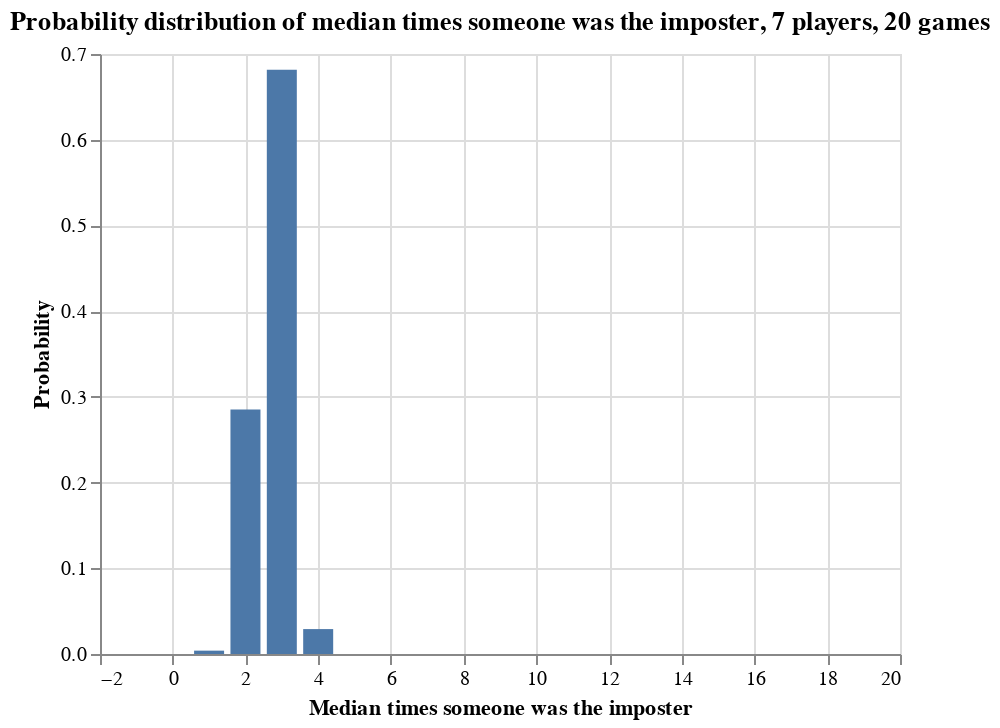

The notebook cell this image was saved under:
### Markdown cell above
Yes, just removing one player almost doubles the chance that everyone gets to be imposter at least once. 



Moving on to the median statistics...

### Code cell
alt.Chart(df_imposter_probabilities).mark_bar(size=15).encode(
    x=alt.X('Counts',title = "Median times someone was the imposter"),
    y=alt.Y('Median',title = "Probability"),
    tooltip=['Median','MedianPVal']
).properties(
    title="Probability distribution of median times someone was the imposter, 7 players, 20 games",
)

### Figure 1 — Vega-Lite specification as saved in the notebook (floating-point values rounded to 4 significant figures)
{"config": {"view": {"continuousWidth": 400, "continuousHeight": 300}}, "data": {"name": "data-fe66bdecccac46a087dc8b1005f1c2a2"}, "mark": {"type": "bar", "size": 15}, "encoding": {"tooltip": [{"type": "quantitative", "field": "Median"}, {"type": "quantitative", "field": "MedianPVal"}], "x": {"type": "quantitative", "field": "Counts", "title": "Median times someone was the imposter"}, "y": {"type": "quantitative", "field": "Median", "title": "Probability"}}, "title": "Probability distribution of median times someone was the imposter, 7 players, 20 games", "$schema": "https://vega.github.io/schema/vega-lite/v4.8.1.json", "datasets": {"data-fe66bdecccac46a087dc8b1005f1c2a2": [{"LongestString": 0.0, "LongestStringCumSum": 0.0, "LongestStringPVal": 1.0, "Max": 0.0, "MaxCumSum": 0.0, "MaxPVal": 1.0, "Min": 0.297, "MinCumSum": 0.297, "MinPVal": 1.0, "Median": 0.0, "MedianCumSum": 0.0, "MedianPVal": 1.0, "Counts": 0}, {"LongestString": 0.0536, "LongestStringCumSum": 0.0536, "LongestStringPVal": 1.0, "Max": 0.0, "MaxCumSum": 0.0, "MaxPVal": 1.0, "Min": 0.5745, "MinCumSum": 0.8714, "MinPVal": 0.703, "Median": 0.00392, "MedianCumSum": 0.00392, "MedianPVal": 1.0, "Counts": 1}, {"LongestString": 0.6659, "LongestStringCumSum": 0.7195, "LongestStringPVal": 0.9464, "Max": 0.0, "MaxCumSum": 0.0, "MaxPVal": 1.0, "Min": 0.1286, "MinCumSum": 1.0, "MinPVal": 0.1286, "Median": 0.2854, "MedianCumSum": 0.2893, "MedianPVal": 0.9961, "Counts": 2}, {"LongestString": 0.2381, "LongestStringCumSum": 0.9576, "LongestStringPVal": 0.2805, "Max": 0.00207, "MaxCumSum": 0.00207, "MaxPVal": 1.0, "Min": 0.0, "MinCumSum": 1.0, "MinPVal": 0.0, "Median": 0.6816, "MedianCumSum": 0.9709, "MedianPVal": 0.7107, "Counts": 3}, {"LongestString": 0.03671, "LongestStringCumSum": 0.9943, "LongestStringPVal": 0.0424, "Max": 0.2068, "MaxCumSum": 0.2088, "MaxPVal": 0.9979, "Min": 0.0, "MinCumSum": 1.0, "MinPVal": 0.0, "Median": 0.02907, "MedianCumSum": 1.0, "MedianPVal": 0.02907, "Counts": 4}, {"LongestString": 0.00494, "LongestStringCumSum": 0.9992, "LongestStringPVal": 0.00569, "Max": 0.426, "MaxCumSum": 0.6349, "MaxPVal": 0.7912, "Min": 0.0, "MinCumSum": 1.0, "MinPVal": 0.0, "Median": 0.0, "MedianCumSum": 1.0, "MedianPVal": 0.0, "Counts": 5}, {"LongestString": 0.0007, "LongestStringCumSum": 1.0, "LongestStringPVal": 0.00075, "Max": 0.248, "MaxCumSum": 0.8829, "MaxPVal": 0.3651, "Min": 0.0, "MinCumSum": 1.0, "MinPVal": 0.0, "Median": 0.0, "MedianCumSum": 1.0, "MedianPVal": 0.0, "Counts": 6}, {"LongestString": 5e-05, "LongestStringCumSum": 1.0, "LongestStringPVal": 5e-05, "Max": 0.08663, "MaxCumSum": 0.9696, "MaxPVal": 0.1171, "Min": 0.0, "MinCumSum": 1.0, "MinPVal": 0.0, "Median": 0.0, "MedianCumSum": 1.0, "MedianPVal": 0.0, "Counts": 7}, {"LongestString": 0.0, "LongestStringCumSum": 1.0, "LongestStringPVal": 0.0, "Max": 0.02395, "MaxCumSum": 0.9935, "MaxPVal": 0.03045, "Min": 0.0, "MinCumSum": 1.0, "MinPVal": 0.0, "Median": 0.0, "MedianCumSum": 1.0, "MedianPVal": 0.0, "Counts": 8}, {"LongestString": 0.0, "LongestStringCumSum": 1.0, "LongestStringPVal": 0.0, "Max": 0.00529, "MaxCumSum": 0.9988, "MaxPVal": 0.0065, "Min": 0.0, "MinCumSum": 1.0, "MinPVal": 0.0, "Median": 0.0, "MedianCumSum": 1.0, "MedianPVal": 0.0, "Counts": 9}, {"LongestString": 0.0, "LongestStringCumSum": 1.0, "LongestStringPVal": 0.0, "Max": 0.00099, "MaxCumSum": 0.9998, "MaxPVal": 0.00121, "Min": 0.0, "MinCumSum": 1.0, "MinPVal": 0.0, "Median": 0.0, "MedianCumSum": 1.0, "MedianPVal": 0.0, "Counts": 10}, {"LongestString": 0.0, "LongestStringCumSum": 1.0, "LongestStringPVal": 0.0, "Max": 0.00021, "MaxCumSum": 1.0, "MaxPVal": 0.00022, "Min": 0.0, "MinCumSum": 1.0, "MinPVal": 0.0, "Median": 0.0, "MedianCumSum": 1.0, "MedianPVal": 0.0, "Counts": 11}, {"LongestString": 0.0, "LongestStringCumSum": 1.0, "LongestStringPVal": 0.0, "Max": 1e-05, "MaxCumSum": 1.0, "MaxPVal": 1e-05, "Min": 0.0, "MinCumSum": 1.0, "MinPVal": 0.0, "Median": 0.0, "MedianCumSum": 1.0, "MedianPVal": 0.0, "Counts": 12}, {"LongestString": 0.0, "LongestStringCumSum": 1.0, "LongestStringPVal": 0.0, "Max": 0.0, "MaxCumSum": 1.0, "MaxPVal": -2.22e-16, "Min": 0.0, "MinCumSum": 1.0, "MinPVal": 0.0, "Median": 0.0, "MedianCumSum": 1.0, "MedianPVal": 0.0, "Counts": 13}, {"LongestString": 0.0, "LongestStringCumSum": 1.0, "LongestStringPVal": 0.0, "Max": 0.0, "MaxCumSum": 1.0, "MaxPVal": -2.22e-16, "Min": 0.0, "MinCumSum": 1.0, "MinPVal": 0.0, "Median": 0.0, "MedianCumSum": 1.0, "MedianPVal": 0.0, "Counts": 14}, {"LongestString": 0.0, "LongestStringCumSum": 1.0, "LongestStringPVal": 0.0, "Max": 0.0, "MaxCumSum": 1.0, "MaxPVal": -2.22e-16, "Min": 0.0, "MinCumSum": 1.0, "MinPVal": 0.0, "Median": 0.0, "MedianCumSum": 1.0, "MedianPVal": 0.0, "Counts": 15}, {"LongestString": 0.0, "LongestStringCumSum": 1.0, "LongestStringPVal": 0.0, "Max": 0.0, "MaxCumSum": 1.0, "MaxPVal": -2.22e-16, "Min": 0.0, "MinCumSum": 1.0, "MinPVal": 0.0, "Median": 0.0, "MedianCumSum": 1.0, "MedianPVal": 0.0, "Counts": 16}, {"LongestString": 0.0, "LongestStringCumSum": 1.0, "LongestStringPVal": 0.0, "Max": 0.0, "MaxCumSum": 1.0, "MaxPVal": -2.22e-16, "Min": 0.0, "MinCumSum": 1.0, "MinPVal": 0.0, "Median": 0.0, "MedianCumSum": 1.0, "MedianPVal": 0.0, "Counts": 17}, {"LongestString": 0.0, "LongestStringCumSum": 1.0, "LongestStringPVal": 0.0, "Max": 0.0, "MaxCumSum": 1.0, "MaxPVal": -2.22e-16, "Min": 0.0, "MinCumSum": 1.0, "MinPVal": 0.0, "Median": 0.0, "MedianCumSum": 1.0, "MedianPVal": 0.0, "Counts": 18}, {"LongestString": 0.0, "LongestStringCumSum": 1.0, "LongestStringPVal": 0.0, "Max": 0.0, "MaxCumSum": 1.0, "MaxPVal": -2.22e-16, "Min": 0.0, "MinCumSum": 1.0, "MinPVal": 0.0, "Median": 0.0, "MedianCumSum": 1.0, "MedianPVal": 0.0, "Counts": 19}]}}
